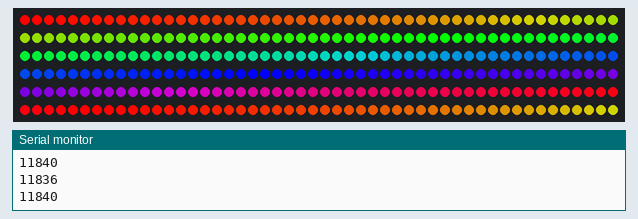
A sketch run on a simulated Arduino Uno, built with avr-gcc and run on an emulated ATmega328P. Parts: 300 RGB LEDs in strip order, left to right, continuing on the next row, the last lines printed to the serial monitor.

Above: at 0.17 s.
At 4.82 s:
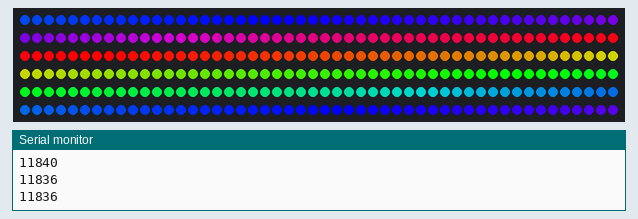
At 9.78 s:
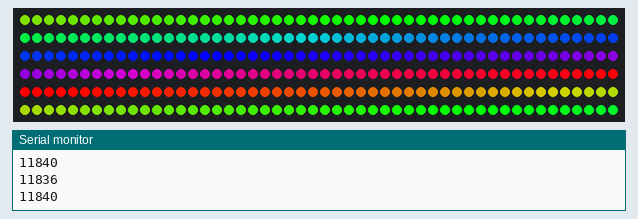
At 19.71 s:
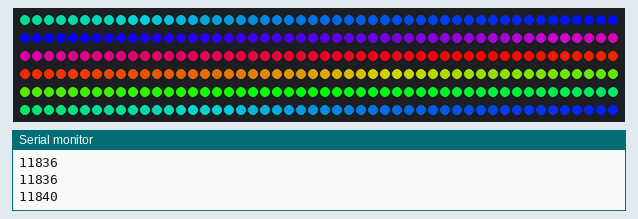
At 29.32 s:
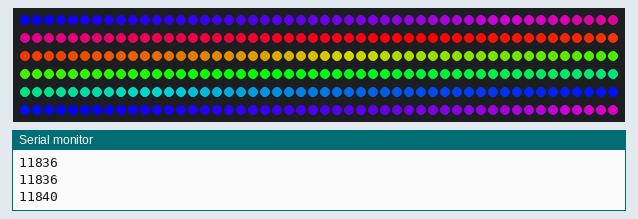
At 39.25 s:
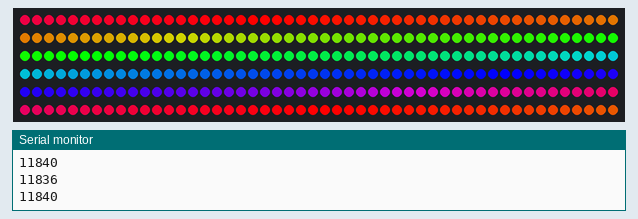

The sketch:

ws282x_benchmark.ino
```cpp
#include <Adafruit_NeoPixel.h>
#include <avr/power.h>

Adafruit_NeoPixel strip = Adafruit_NeoPixel(300, 11, NEO_GRB + NEO_KHZ800);

void setup() {
  Serial.begin(9600);
  strip.begin();
}

void loop() {
  rainbow(15);
}

void rainbow(uint8_t wait) {
  uint16_t i, j;
  for(j=0; j<256; j++) {
    for(i=0; i<strip.numPixels(); i++) {
      strip.setPixelColor(i, Wheel((i+j) & 255));
    }
    int time=micros();
    strip.show();
    time=micros()-time;
    Serial.println(time);
    delay(wait);
  }
}

uint32_t Wheel(byte WheelPos) {
  WheelPos = 255 - WheelPos;
  if(WheelPos < 85) {
   return strip.Color(255 - WheelPos * 3, 0, WheelPos * 3);
  } else if(WheelPos < 170) {
    WheelPos -= 85;
   return strip.Color(0, WheelPos * 3, 255 - WheelPos * 3);
  } else {
   WheelPos -= 170;
   return strip.Color(WheelPos * 3, 255 - WheelPos * 3, 0);
  }
}
```
